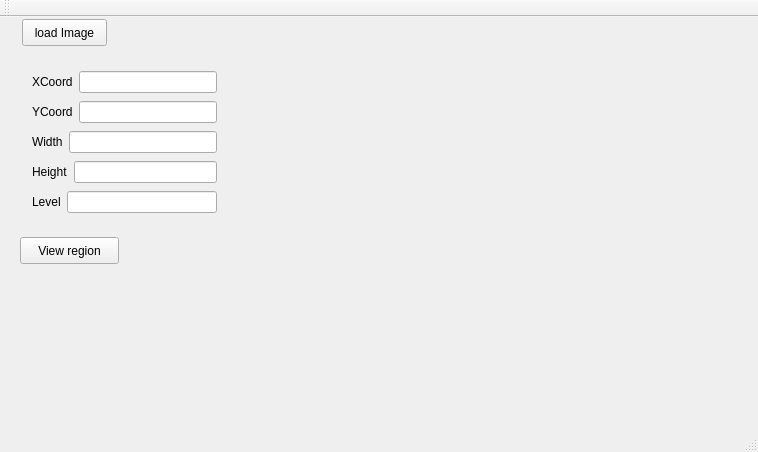
<?xml version="1.0" encoding="UTF-8"?>
<ui version="4.0">
 <class>MainWindow</class>
 <widget class="QMainWindow" name="MainWindow">
  <property name="geometry">
   <rect>
    <x>0</x>
    <y>0</y>
    <width>758</width>
    <height>452</height>
   </rect>
  </property>
  <property name="windowTitle">
   <string>MainWindow</string>
  </property>
  <widget class="QWidget" name="centralWidget">
   <widget class="QWidget" name="">
    <property name="geometry">
     <rect>
      <x>21</x>
      <y>41</y>
      <width>207</width>
      <height>171</height>
     </rect>
    </property>
    <layout class="QVBoxLayout" name="verticalLayout">
     <item>
      <layout class="QHBoxLayout" name="horizontalLayout">
       <item>
        <widget class="QLabel" name="xCornerlabel">
         <property name="text">
          <string>XCoord</string>
         </property>
        </widget>
       </item>
       <item>
        <widget class="QLineEdit" name="xCoordlineEdit"/>
       </item>
      </layout>
     </item>
     <item>
      <layout class="QHBoxLayout" name="horizontalLayout_2">
       <item>
        <widget class="QLabel" name="xCornerlabel_2">
         <property name="text">
          <string>YCoord</string>
         </property>
        </widget>
       </item>
       <item>
        <widget class="QLineEdit" name="yCoordlineEdit"/>
       </item>
      </layout>
     </item>
     <item>
      <layout class="QHBoxLayout" name="horizontalLayout_3">
       <item>
        <widget class="QLabel" name="widthlabel">
         <property name="text">
          <string>Width</string>
         </property>
        </widget>
       </item>
       <item>
        <widget class="QLineEdit" name="widthlineEdit"/>
       </item>
      </layout>
     </item>
     <item>
      <layout class="QHBoxLayout" name="horizontalLayout_4">
       <item>
        <widget class="QLabel" name="heightlabel">
         <property name="text">
          <string>Height</string>
         </property>
        </widget>
       </item>
       <item>
        <widget class="QLineEdit" name="heightlineEdit"/>
       </item>
      </layout>
     </item>
     <item>
      <layout class="QHBoxLayout" name="horizontalLayout_5">
       <item>
        <widget class="QLabel" name="Levellabel">
         <property name="text">
          <string>Level</string>
         </property>
        </widget>
       </item>
       <item>
        <widget class="QLineEdit" name="levellineEdit"/>
       </item>
      </layout>
     </item>
    </layout>
   </widget>
   <widget class="QLabel" name="Imagelabel">
    <property name="geometry">
     <rect>
      <x>250</x>
      <y>0</y>
      <width>512</width>
      <height>512</height>
     </rect>
    </property>
    <property name="sizePolicy">
     <sizepolicy hsizetype="Expanding" vsizetype="Expanding">
      <horstretch>0</horstretch>
      <verstretch>0</verstretch>
     </sizepolicy>
    </property>
    <property name="text">
     <string/>
    </property>
   </widget>
   <widget class="QPushButton" name="loadButton">
    <property name="geometry">
     <rect>
      <x>22</x>
      <y>2</y>
      <width>85</width>
      <height>27</height>
     </rect>
    </property>
    <property name="text">
     <string>load Image</string>
    </property>
   </widget>
   <widget class="QPushButton" name="ViewRegionButton">
    <property name="geometry">
     <rect>
      <x>20</x>
      <y>220</y>
      <width>99</width>
      <height>27</height>
     </rect>
    </property>
    <property name="text">
     <string>View region</string>
    </property>
   </widget>
   <zorder>layoutWidget</zorder>
   <zorder>xCoordlineEdit</zorder>
   <zorder>xCornerlabel</zorder>
   <zorder>layoutWidget</zorder>
   <zorder>layoutWidget_2</zorder>
   <zorder>layoutWidget_3</zorder>
   <zorder>ViewRegionButton</zorder>
   <zorder>Levellabel</zorder>
   <zorder>levellineEdit</zorder>
   <zorder></zorder>
   <zorder>Imagelabel</zorder>
  </widget>
  <widget class="QMenuBar" name="menuBar">
   <property name="geometry">
    <rect>
     <x>0</x>
     <y>0</y>
     <width>758</width>
     <height>25</height>
    </rect>
   </property>
  </widget>
  <widget class="QToolBar" name="mainToolBar">
   <attribute name="toolBarArea">
    <enum>TopToolBarArea</enum>
   </attribute>
   <attribute name="toolBarBreak">
    <bool>false</bool>
   </attribute>
  </widget>
  <widget class="QStatusBar" name="statusBar"/>
 </widget>
 <layoutdefault spacing="6" margin="11"/>
 <resources/>
 <connections/>
</ui>
